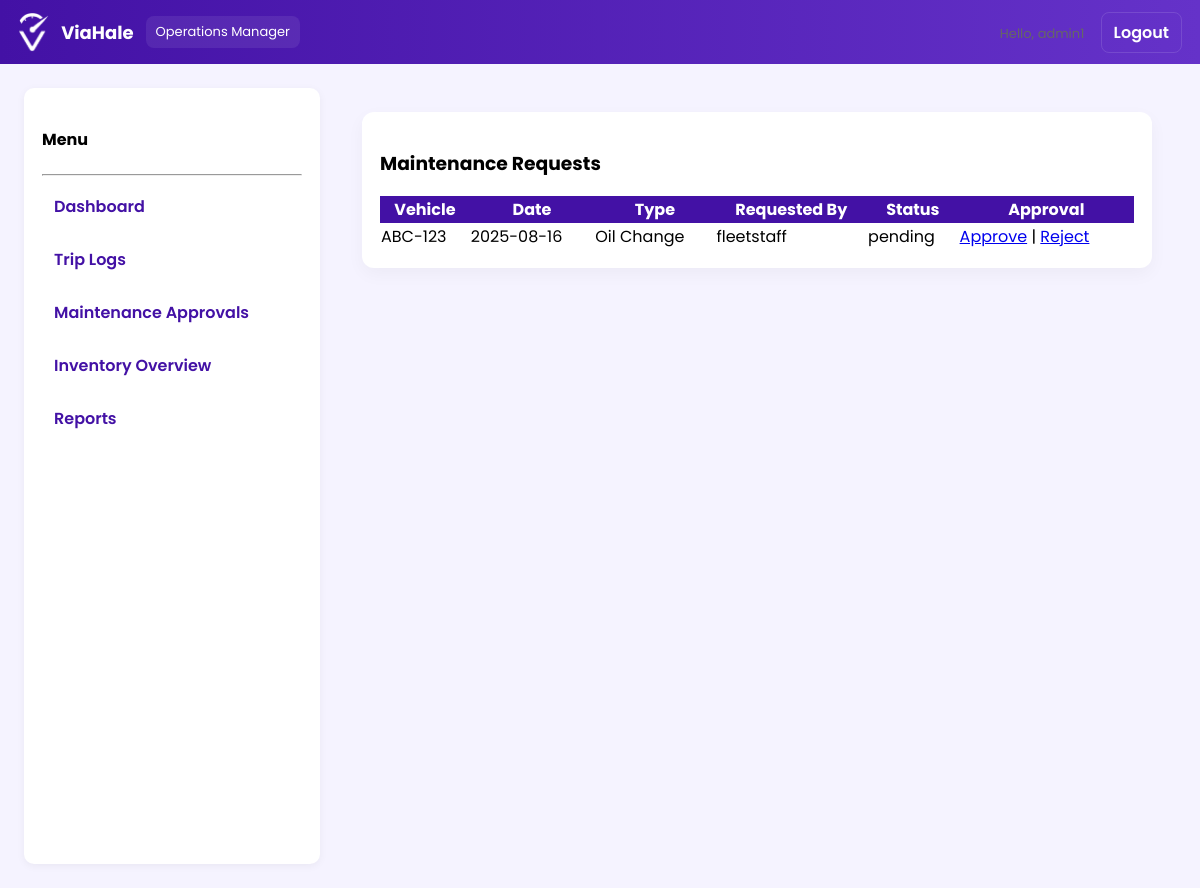
/operations/maintenance_approvals.php (signed in), run on an earlier commit of the app's database.
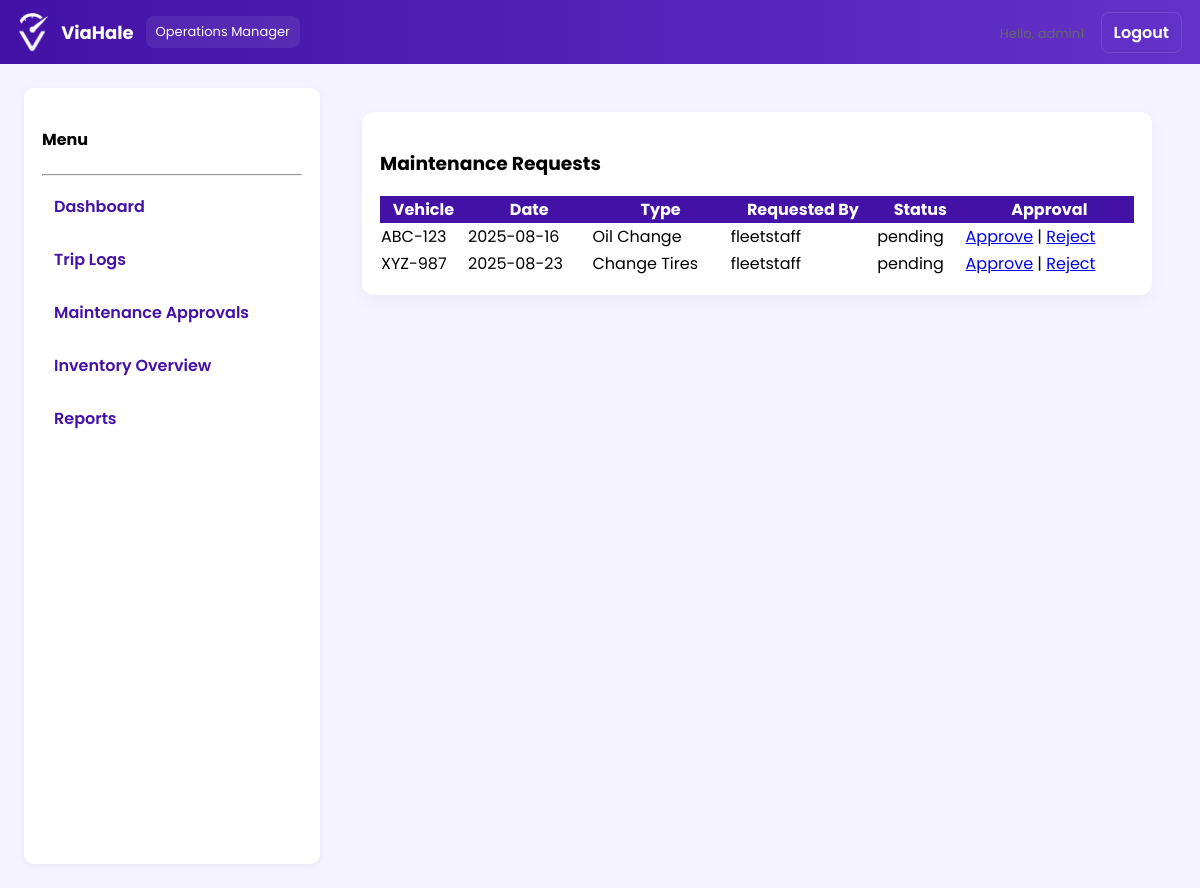
And on a later commit of the database.
### tables this page shows
CREATE TABLE `maintenance_schedule` (
  `id` int(11) NOT NULL,
  `vehicle_id` int(11) NOT NULL,
  `scheduled_date` date NOT NULL,
  `type` varchar(100) DEFAULT NULL,
  `notes` text DEFAULT NULL,
  `status` enum('scheduled','done','missed','cancelled') DEFAULT 'scheduled',
  `created_by` varchar(100) DEFAULT NULL,
  `created_at` timestamp NOT NULL DEFAULT current_timestamp(),
  `approval_status` enum('pending','approved','rejected') DEFAULT 'pending',
  `approved_by` varchar(100) DEFAULT NULL,
  `approved_at` timestamp NULL DEFAULT NULL,
  `auto_generated` tinyint(1) DEFAULT 0,
  `cost` decimal(12,2) NOT NULL DEFAULT 0.00,
  `estimated_cost` decimal(12,2) DEFAULT NULL,
  `actual_cost` decimal(12,2) DEFAULT NULL
);

CREATE TABLE `vehicles` (
  `id` int(11) NOT NULL,
  `plate_no` varchar(30) NOT NULL,
  `model` varchar(100) DEFAULT NULL,
  `status` enum('available','in_use','maintenance') DEFAULT 'available',
  `make_year` year(4) DEFAULT NULL,
  `odometer_km` int(11) DEFAULT NULL,
  `odometer` int(11) DEFAULT NULL,
  `last_service_odometer` int(11) DEFAULT NULL,
  `last_service_date` date DEFAULT NULL,
  `service_interval_km` int(11) DEFAULT NULL,
  `service_interval_days` int(11) DEFAULT NULL,
  `mileage` int(11) DEFAULT 0
);

### operations/maintenance_approvals.php (the view, shortened to what this page needs)
<?php
require __DIR__ . '/../includes/db.php';
include __DIR__ . '/../includes/ops_navbar.php';
$res = $conn->query("SELECT m.*, v.plate_no FROM maintenance_schedule m LEFT JOIN vehicles v ON m.vehicle_id=v.id ORDER BY m.scheduled_date ASC LIMIT 500");
?>
<!doctype html><html><head><meta charset="utf-8"><title>Maintenance Approvals</title></head>
<body>
<div style="display:flex;gap:18px;padding:24px">
  <div class="sidebar">
    <h4>Menu</h4><hr>
    <a href="../operations/dashboard.php"> Dashboard</a>
    <a href="../operations/trip_logs.php"> Trip Logs</a>
    <a href="../operations/maintenance_approvals.php"> Maintenance Approvals <?php if($pendingMaintenance) echo "({$pendingMaintenance})"; ?></a>
    <a href="../operations/inventory_overview.php"> Inventory Overview <?php if($lowStock) echo "({$lowStock} low)"; ?></a>
    <a href="../operations/reports.php"> Reports</a>
  </div>
  <div style="flex:1" class="container-main">
    <div class="card">
      <h3>Maintenance Requests</h3>
      <table style="width:100%;border-collapse:collapse">
        <thead style="background:#4311A5;color:#fff"><tr><th>Vehicle</th><th>Date</th><th>Type</th><th>Requested By</th><th>Status</th><th>Approval</th></tr></thead>
        <tbody>
        <?php while($r = $res->fetch_assoc()): ?>
          <tr>
            <td><?php echo htmlspecialchars($r['plate_no'] ?: '-'); ?></td>
            <td><?php echo htmlspecialchars($r['scheduled_date']); ?></td>
            <td><?php echo htmlspecialchars($r['type']); ?></td>
            <td><?php echo htmlspecialchars($r['created_by']); ?></td>
            <td><?php echo htmlspecialchars($r['approval_status'] ?? 'pending'); ?></td>
            <td>
              <?php if(($r['approval_status'] ?? 'pending') === 'pending'): ?>
                <a href="maintenance_approvals.php?action=approve&id=<?php echo $r['id']; ?>">Approve</a> |
                <a href="maintenance_approvals.php?action=reject&id=<?php echo $r['id']; ?>">Reject</a>
              <?php else: ?>
                <?php echo htmlspecialchars($r['approval_status']); ?> by <?php echo htmlspecialchars($r['approved_by'] ?? '-'); ?>
              <?php endif; ?>
            </td>
          </tr>
        <?php endwhile; ?>
        </tbody>
      </table>
    </div>
  </div>
</div>
</body></html>

What changed in the data, as far as the page shows it:
added maintenance_schedule: vehicle.plate_no "XYZ-987", scheduled_date "2025-08-23", type "Change Tires", created_by "fleetstaff", approval_status "pending"
